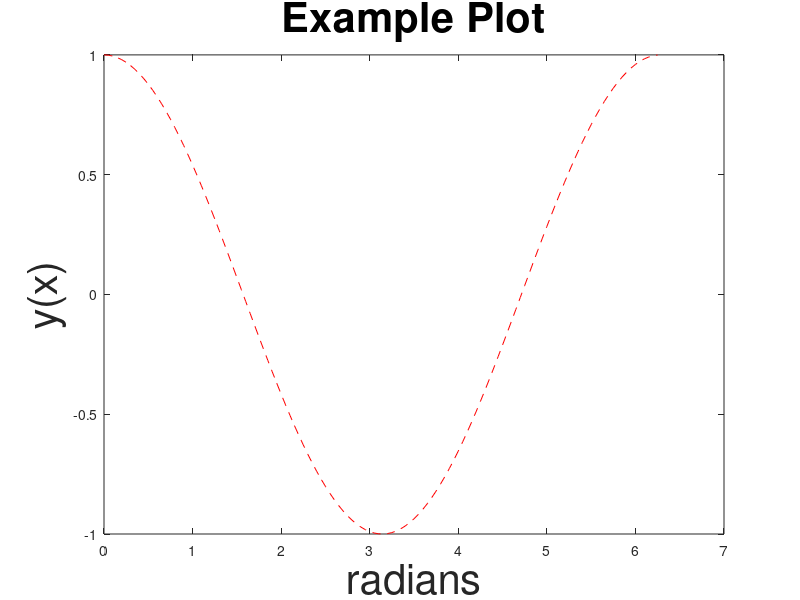

This chart was generated by the following MATLAB code:
x = 0:0.05:2*pi;
y = cos(x);

figure
%plot(x, y, 'r--');
l_handle = plot(x, y, 'Color', [1, 0, 0], 'LineStyle', '--');
% or: set(l_handle, 'Color', [1, 0, 0]);

% Annotate our plot
xlabel('radians', 'FontSize', 30);
ylabel('y(x)', 'FontSize', 30);
title('Example Plot', 'FontSize', 30);
